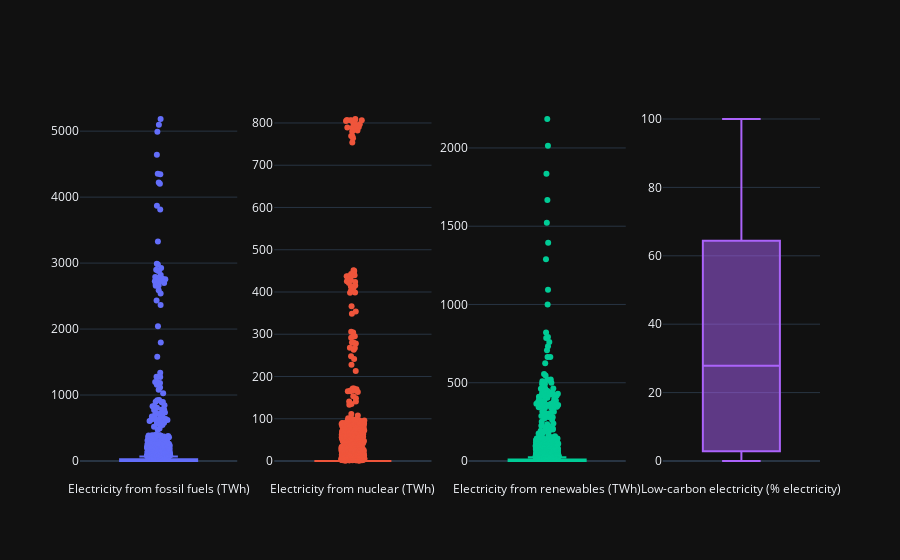

The code cell stored with this chart in its notebook:
### Code cell
# permet de sélectionner le nombre de colones à afficher
cols = col[5:9]
print(cols)

fig = make_subplots(rows=1, cols=len(cols))
for i, var in enumerate(cols):
    fig.add_trace(
        go.Box(y=df_energy[var],
        name=var),
        row=1, 
        col=i+1,
        
            )
fig.update_layout(showlegend=False)
fig.update_traces(boxpoints='outliers', jitter=.3)

### Figure 1 — Plotly figure (JSON) as saved in the notebook; plotly's stock layout.template omitted (floating-point values rounded to 4 significant figures; data arrays with more than 128 entries replaced by an {"elided": "..."} marker saying what was removed)
{"data": [{"name": "Electricity from fossil fuels (TWh)", "y": {"elided": "3649 float values"}, "type": "box", "xaxis": "x", "yaxis": "y", "boxpoints": "outliers", "jitter": 0.3}, {"name": "Electricity from nuclear (TWh)", "y": {"elided": "3649 float values"}, "type": "box", "xaxis": "x2", "yaxis": "y2", "boxpoints": "outliers", "jitter": 0.3}, {"name": "Electricity from renewables (TWh)", "y": {"elided": "3649 float values"}, "type": "box", "xaxis": "x3", "yaxis": "y3", "boxpoints": "outliers", "jitter": 0.3}, {"name": "Low-carbon electricity (% electricity)", "y": {"elided": "3649 float values"}, "type": "box", "xaxis": "x4", "yaxis": "y4", "boxpoints": "outliers", "jitter": 0.3}], "layout": {"xaxis": {"anchor": "y", "domain": [0.0, 0.2125]}, "yaxis": {"anchor": "x", "domain": [0.0, 1.0]}, "xaxis2": {"anchor": "y2", "domain": [0.2625, 0.475]}, "yaxis2": {"anchor": "x2", "domain": [0.0, 1.0]}, "xaxis3": {"anchor": "y3", "domain": [0.525, 0.7375]}, "yaxis3": {"anchor": "x3", "domain": [0.0, 1.0]}, "xaxis4": {"anchor": "y4", "domain": [0.7875, 1.0]}, "yaxis4": {"anchor": "x4", "domain": [0.0, 1.0]}, "showlegend": false}}
